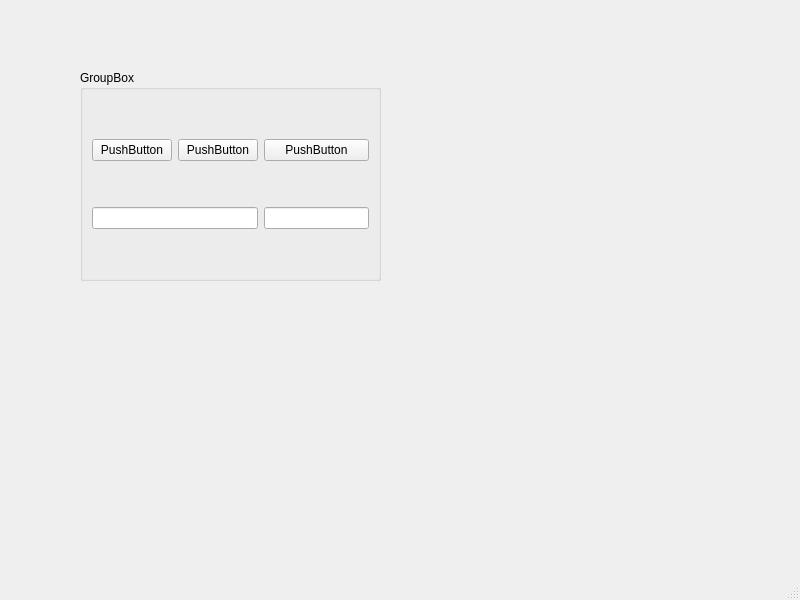
<?xml version="1.0" encoding="UTF-8"?>
<ui version="4.0">
 <class>MainWindow</class>
 <widget class="QMainWindow" name="MainWindow">
  <property name="geometry">
   <rect>
    <x>0</x>
    <y>0</y>
    <width>800</width>
    <height>600</height>
   </rect>
  </property>
  <property name="windowTitle">
   <string>MainWindow</string>
  </property>
  <widget class="QWidget" name="centralwidget">
   <widget class="QGroupBox" name="groupBox">
    <property name="geometry">
     <rect>
      <x>80</x>
      <y>70</y>
      <width>301</width>
      <height>211</height>
     </rect>
    </property>
    <property name="title">
     <string>GroupBox</string>
    </property>
    <layout class="QGridLayout" name="gridLayout">
     <item row="0" column="0">
      <widget class="QPushButton" name="pushButton">
       <property name="text">
        <string>PushButton</string>
       </property>
      </widget>
     </item>
     <item row="0" column="1">
      <widget class="QPushButton" name="pushButton_2">
       <property name="text">
        <string>PushButton</string>
       </property>
      </widget>
     </item>
     <item row="0" column="2">
      <widget class="QPushButton" name="pushButton_3">
       <property name="text">
        <string>PushButton</string>
       </property>
      </widget>
     </item>
     <item row="1" column="0" colspan="2">
      <widget class="QLineEdit" name="lineEdit_2"/>
     </item>
     <item row="1" column="2">
      <widget class="QLineEdit" name="lineEdit"/>
     </item>
    </layout>
   </widget>
  </widget>
  <widget class="QMenuBar" name="menubar">
   <property name="geometry">
    <rect>
     <x>0</x>
     <y>0</y>
     <width>800</width>
     <height>23</height>
    </rect>
   </property>
  </widget>
  <widget class="QStatusBar" name="statusbar"/>
 </widget>
 <resources/>
 <connections/>
</ui>
